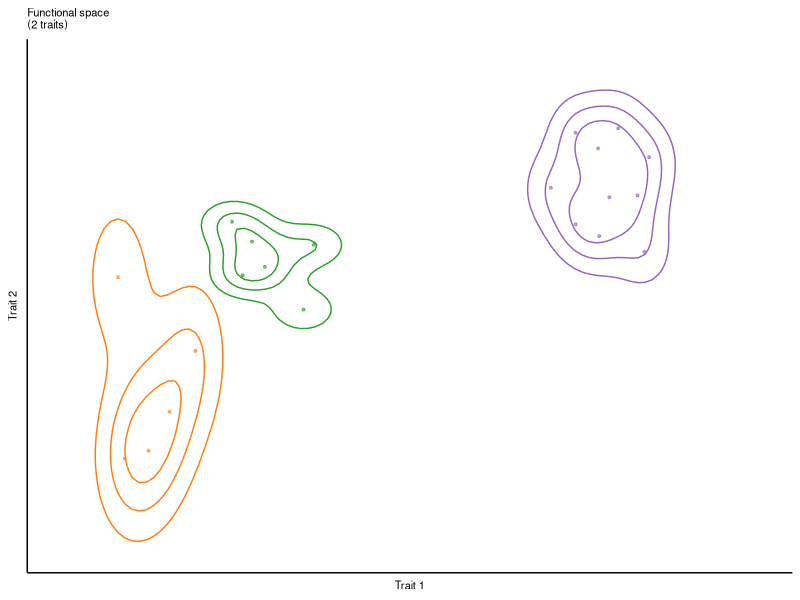
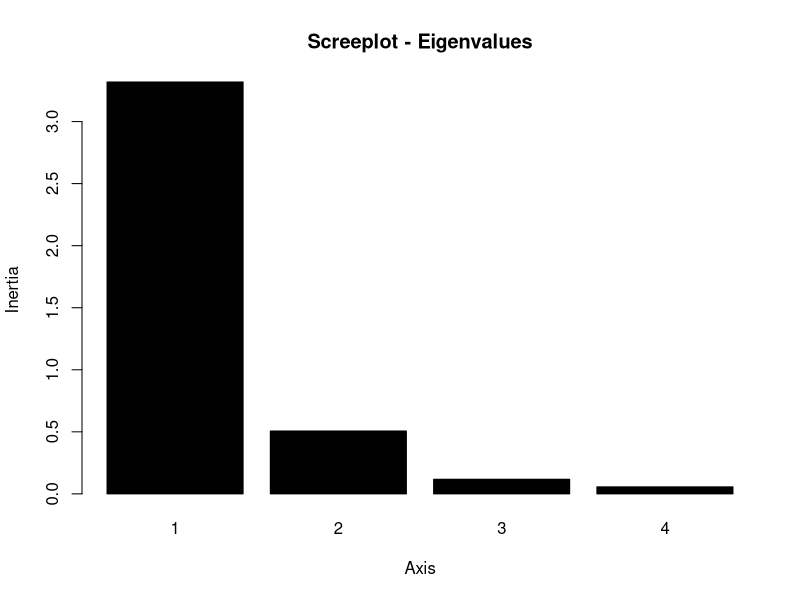
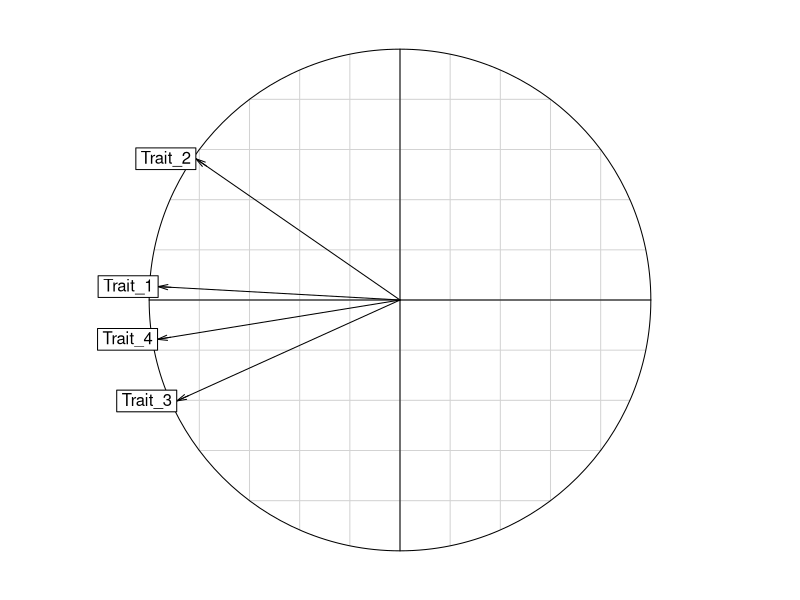
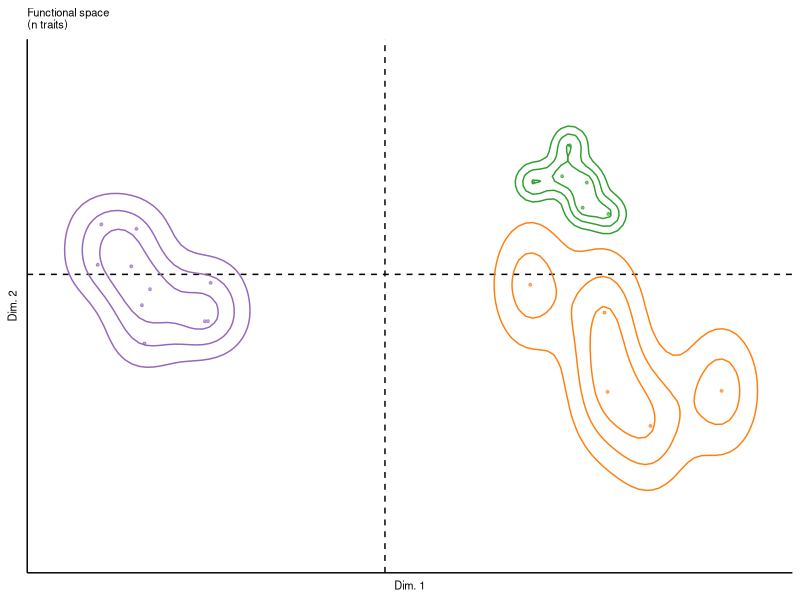
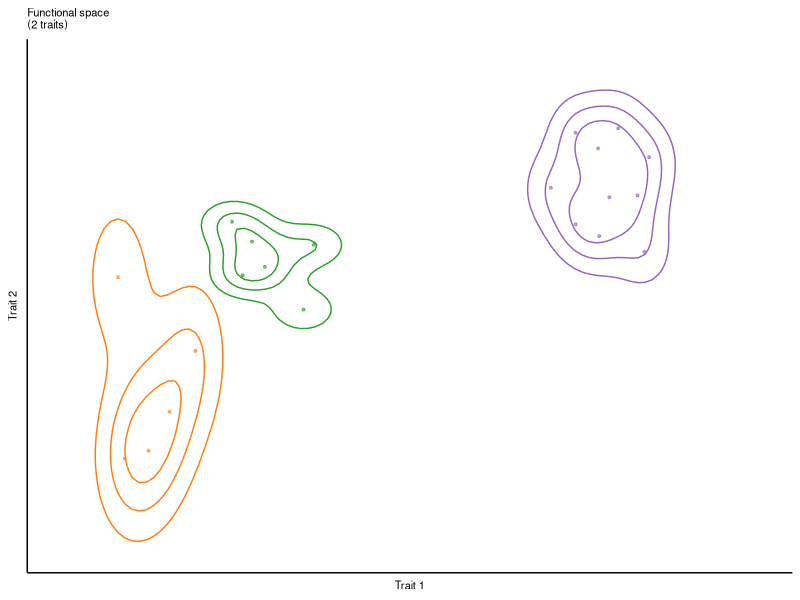
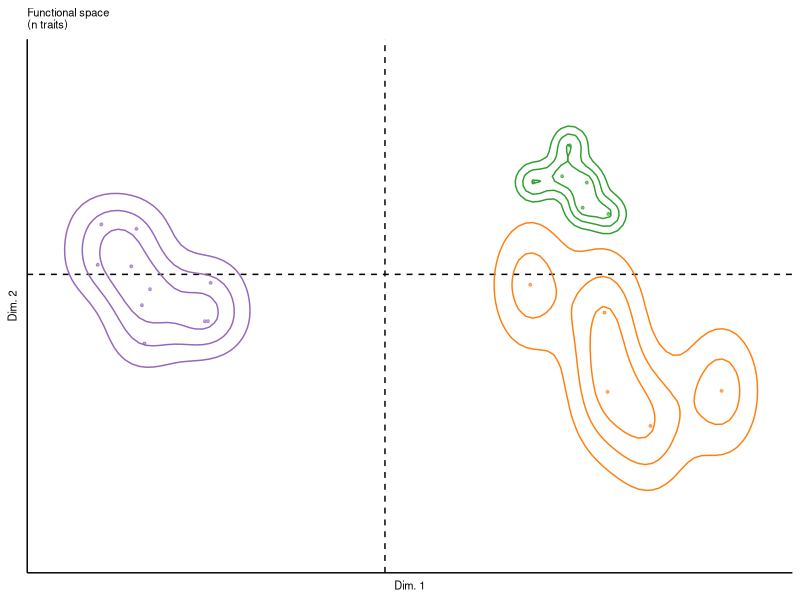

These charts were generated, in order, by the following R code: (Note: this script raises an error after producing the figures.)
#`---
#`Authors: Arnaud P. Louchart, Annemieke M. Drost, Chaohong Lin, Suzanne M.H. Wiezer, Zhipeng Duan, Elena Litchman, Dedmer B. Van de Waal
#`Title: Individual-level trait responses in natural cyanobacterial communities.
#`Year: 2025
#`Journal: Ecology Letters
#`Status: First submission
#`---

##########################################################################################
############################## MATERIAL AND METHODS SECTION ##############################
##########################################################################################

#### 1. CONCEPTUAL FIGURE
# Load the necessary library
library(ggplot2)
library(dplyr)

# Create 5 dummy data
set.seed(132)
data1 <- data.frame(
  Trait_1 = rnorm(5, mean = 7, sd = 1),
  Trait_2 = rnorm(5, mean = 7, sd = 1),
  Trait_3 = rnorm(5, mean = 4, sd = 0.9),
  Trait_4 = rnorm(5, mean = 2, sd = 1.4)
)

#
data2 <- data.frame(
  Trait_1 = rnorm(6, mean = 10, sd = 1),
  Trait_2 = rnorm(6, mean = 9, sd = 1),
  Trait_3 = rnorm(6, mean = 2, sd = 0.9),
  Trait_4 = rnorm(6, mean = 1, sd = 0.3)
)

#
data3 <- data.frame(
  Trait_1 = rnorm(10, mean = 17, sd = 1.2),
  Trait_2 = rnorm(10, mean = 11, sd = 1),
  Trait_3 = rnorm(10, mean = 8, sd = 0.7),
  Trait_4 = rnorm(10, mean = 10, sd = 1.4)
)

data1$Treatment <- "N"
data2$Treatment <- "P"
data3$Treatment <- "C"

dat <- rbind(data1, data2, data3) 

# Create the density contour plot for both datasets
p <-
  ggplot() +
  geom_density_2d(data = subset(dat, Treatment == "N"), aes(x = Trait_1, y = Trait_2), color = "#ff7f0e", bins = 4) +  # Contour for N data
  geom_point(data = subset(dat, Treatment == "N"), aes(x = Trait_1, y = Trait_2), color = "#ff7f0e", alpha = 0.6, size = 0.7) +
  geom_density_2d(data = subset(dat, Treatment == "P"), aes(x = Trait_1, y = Trait_2), color = "#2ca02c", bins = 4) +  # Contour for P data
  geom_point(data = subset(dat, Treatment == "P"), aes(x = Trait_1, y = Trait_2), color = "#2ca02c", alpha = 0.6, size = 0.7) +  # Contour for P data
  geom_density_2d(data = subset(dat, Treatment == "C"), aes(x = Trait_1, y = Trait_2), color = "#9467bd", bins = 4) +  # Contour for Control data
  geom_point(data = subset(dat, Treatment == "C"), aes(x = Trait_1, y = Trait_2), color = "#9467bd", alpha = 0.6, size = 0.7) +  # Contour for Control data
  xlim(5,21) +
  ylim(4,13.5) +
  labs(title = "Functional space \n(2 traits)",
       x = "Trait 1",
       y = "Trait 2") +
  theme_classic() +
  theme(
    axis.ticks = element_blank(),                 # Remove axis ticks
    axis.title = element_text(size = 8),         # Adjust axis labels size
    plot.title = element_text(size = 8),         # Adjust title size
    axis.text = element_blank()                   # Remove axis tick labels
  )
p
ggsave(file="Functional space 2 traits.svg", plot=p, width=5, height=5, units = "cm")
  
## Dummy pca on the data
dat <- rbind(data1,data2,data3)
  
PCA <- ade4::dudi.pca(dat[,c(1:4)],  center = TRUE, scale =  TRUE, scannf = FALSE, nf = 7)
  
screeplot(PCA, main = "Screeplot - Eigenvalues")
  
(PCA$eig*100)/sum(PCA$eig)
  
# 7.2) Plot simple PCA
ade4::s.corcircle(PCA$co)

dat <- cbind(dat,PCA$li)


p <- PCA$li %>%
  ggplot(mapping = aes(x = Axis1, y = Axis2, color = as.factor(dat$Treatment))) +
  geom_hline(yintercept = 0, linetype = "dashed") +
  geom_vline(xintercept = 0, linetype = "dashed") +
  geom_point(alpha = 0.6, size = 0.7) +
  scale_colour_manual(values = c("#9467bd","#ff7f0e","#2ca02c")) +
  geom_density_2d(data = subset(dat, Treatment == "P"), aes(x = Axis1, y = Axis2), color = "#2ca02c", bins = 4) +  # Contour for N data
  geom_density_2d(data = subset(dat, Treatment == "C"), aes(x = Axis1, y = Axis2), color = "#9467bd", bins = 4) +  # Contour for P data
  geom_density_2d(data = subset(dat, Treatment == "N"), aes(x = Axis1, y = Axis2), color = "#ff7f0e", bins = 4) +  # Contour for Control data
  theme_linedraw() +
  xlim(-2.6,3) +
  ylim(-2.6,2) +
  labs(title = "Functional space \n(n traits)",
       x = "Dim. 1",
       y = "Dim. 2") +
  theme_classic() +
  theme(
    axis.ticks = element_blank(),                 # Remove axis ticks
    axis.title = element_text(size = 8),         # Adjust axis labels size
    plot.title = element_text(size = 8),         # Adjust title size
    axis.text = element_blank(), # Remove axis tick labels
    legend.position = "none"
  )
p
ggsave(file="Functional space n traits.svg", plot=p, width=5, height=5, units = "cm")

rm(data1,data2,data3)

DATA <- dat %>%
  group_by(Treatment) %>%
  summarise(across(c(Axis1, Axis2, Axis3, Axis4), mean))

##Extract centroid of func. space ------------------ N
p_N <- ggplot(subset(dat,Treatment == 'N'), mapping = aes(x = Axis1, y = Axis2)) +
  geom_density_2d(alpha = 0.4, bins = 4) +
  theme_linedraw() +
  xlim(-2.6,3) +
  ylim(-2.6,2)
  
contours_N <- layer_data(p_N)
contours_N <- contours_N[contours_N$piece == 5,]

contours <- NULL

contours$x <- mean(contours_N$x)
contours$y <- mean(contours_N$y)
contours$Treatment <- "N"

contours <- as.data.frame(unlist(contours))
centroid <- contours

##Extract centroid of func. space ------------------ P
p_P <- ggplot(subset(dat,Treatment == 'P'), mapping = aes(x = Axis1, y = Axis2)) +
  geom_density_2d(alpha = 0.4, bins = 4) +
  theme_linedraw() +
  xlim(-2.6,3) +
  ylim(-2.6,2)

contours_P <- layer_data(p_P)
contours_P <- contours_P[contours_P$piece == 1,]

contours <- NULL

contours$x <- mean(contours_P$x)
contours$y <- mean(contours_P$y)
contours$Treatment <- "P"

contours <- as.data.frame(unlist(contours))
centroid <- cbind(centroid,contours)

##Extract centroid of func. space ------------------ C
p_C <- ggplot(subset(dat,Treatment == 'C'), mapping = aes(x = Axis1, y = Axis2)) +
  geom_density_2d(alpha = 0.4, bins = 4) +
  theme_linedraw() +
  xlim(-2.6,3) +
  ylim(-2.6,2)

contours_C <- layer_data(p_C)
contours_C <- contours_C[contours_C$piece == 3,]

contours <- NULL

contours$x <- mean(contours_C$x)
contours$y <- mean(contours_C$y)
contours$Treatment <- "C"

contours <- as.data.frame(unlist(contours))
centroid <- cbind(centroid,contours)

centroid <- as.data.frame(t(centroid))
centroid$x <- as.numeric(as.character(centroid$x))
centroid$y <- as.numeric(as.character(centroid$y))

require(FNN)
require(spdep)

dat$id <- rownames(dat)

find_neighbors <- function(df) {
  # Compute pairwise distances
  dist_matrix <- as.matrix(dist(df[, c("Axis1", "Axis2")]))
  
  # Initialize edge list
  edges <- data.frame(from = integer(), to = integer(), stringsAsFactors = FALSE)
  
  # Find nearest neighbor for each point
  for (i in 1:nrow(df)) {
    distances <- dist_matrix[i, ]
    nearest_index <- which.min(distances[distances > 0])  # Exclude self distance
    edges <- rbind(edges, data.frame(from = df$id[i], to = df$id[nearest_index]))
  }
  
  return(edges)
}


edge_data <- dat %>%
  group_by(Treatment) %>%
  do(find_neighbors(.)) %>%
  ungroup()

# Merge edge_data with node data to get coordinates for plotting
edge_data <- merge(dat,edge_data, by.x = c("Treatment","id"), by.y = c("Treatment","from"))

edge_data <- edge_data %>%
  left_join(dat, by = c("from" = "id")) %>%
  rename(x_from = Axis1, y_from = Axis2) %>%
  left_join(dat, by = c("to" = "id")) %>%
  rename(x_to = Axis1, y_to = Axis2)

#### Functional Richness

p <- ggplot(dat, mapping = aes(x = Axis1, y = Axis2, color = Treatment)) +
  geom_hline(yintercept = 0, linetype = "dashed") +
  geom_vline(xintercept = 0, linetype = "dashed") +
  scale_colour_manual(values = c("#9467bd","#ff7f0e","#2ca02c")) +
  stat_density_2d(data = subset(dat, Treatment == "P"), aes(x = Axis1, y = Axis2, fill = ..level..), alpha = 0.4, geom = "polygon", bins = 4) +
  scale_fill_gradient(low = "grey70", high = "grey70") +  # Contour for N data
  stat_density_2d(data = subset(dat, Treatment == "C"), aes(x = Axis1, y = Axis2, fill = ..level..), alpha = 0.4, geom = "polygon", bins = 4) +
  stat_density_2d(data = subset(dat, Treatment == "N"), aes(x = Axis1, y = Axis2, fill = ..level..), alpha = 0.4, geom = "polygon", bins = 4) +  # Contour for Control data
  geom_point(alpha = 0.6, size = 0.7) +
  theme_linedraw() +
  xlim(-2.6,3) +
  ylim(-2.6,2) +
  labs(title = "Size of functional space",
       x = "Dim. 1",
       y = "Dim. 2") +
  annotate("text", x=-1.9, y=1.9, label= "F.Ric = High", color = "#ff7f0e", size = 1.7 ) +
  annotate("text", x=-1.9, y=1.6, label= "F.Ric = Medium", color = "#9467bd", size = 1.7 ) +
  annotate("text", x=-1.9, y=1.3, label= "F.Ric = Low", color = "#2ca02c", size = 1.7 ) +
  theme_classic() +
  theme(
    axis.ticks = element_blank(),                 # Remove axis ticks
    axis.title = element_text(size = 8),         # Adjust axis labels size
    plot.title = element_text(size = 8),         # Adjust title size
    axis.text = element_blank(), # Remove axis tick labels
    legend.position = "none"
  )
p
ggsave(file="Functional Richness.svg", plot=p, width=5, height=5, units = "cm")

#### Functional Evenness
p <-
  ggplot(dat, mapping = aes(x = Axis1, y = Axis2, color = Treatment)) +
  geom_hline(yintercept = 0, linetype = "dashed") +
  geom_vline(xintercept = 0, linetype = "dashed") +
  scale_colour_manual(values = c("#9467bd","#ff7f0e","#2ca02c")) +
  geom_segment(data = edge_data, aes(x = x_from, y = y_from, xend = x_to, yend = y_to), color = "gray") +
  geom_point(alpha = 0.6, size = 0.7) +
  theme_linedraw() +
  xlim(-2.6,3) +
  ylim(-2.6,2) +
  labs(title = "Regularity of trait distribution \n in functional space)",
       x = "Dim. 1",
       y = "Dim. 2") +
  annotate("text", x=-1.9, y=1.9, label= "F.Eve = Low", color = "#ff7f0e", size = 1.7 ) +
  annotate("text", x=-1.9, y=1.6, label= "F.Eve = Medium", color = "#9467bd", size = 1.7) +
  annotate("text", x=-1.9, y=1.3, label= "F.Eve = High", color = "#2ca02c", size = 1.7 ) +
  theme_classic() +
  theme(
    axis.ticks = element_blank(),                 # Remove axis ticks
    axis.title = element_text(size = 8),         # Adjust axis labels size
    plot.title = element_text(size = 8),         # Adjust title size
    axis.text = element_blank(), # Remove axis tick labels
    legend.position = "none"
  )
p
ggsave(file="Functional Evenness.svg", plot=p, width=5, height=5, units = "cm")

DATA <- merge(dat, centroid, by = "Treatment", all.x = TRUE)

#### Functional Dispersion
p <- 
  ggplot(DATA, mapping = aes(x = Axis1, y = Axis2, color = Treatment)) +
  geom_hline(yintercept = 0, linetype = "dashed") +
  geom_vline(xintercept = 0, linetype = "dashed") +
  scale_colour_manual(values = c("#9467bd","#ff7f0e","#2ca02c")) +
  geom_point(data = centroid, aes(x = x, y = y), color = 'black', alpha = 0.6, size = 0.9, shape = 4) +
  geom_segment(mapping = aes(x = x, y = y, xend = Axis1, yend = Axis2), linewidth = 0.2, linetype = "dashed") +
  # geom_density_2d(data = subset(dat, Treatment == "P"), aes(x = Axis1, y = Axis2), alpha = 0.4, bins = 4) +
  # geom_density_2d(data = subset(dat, Treatment == "C"), aes(x = Axis1, y = Axis2), alpha = 0.4, bins = 4) +
  # geom_density_2d(data = subset(dat, Treatment == "N"), aes(x = Axis1, y = Axis2), alpha = 0.4, bins = 4) +  # Contour for Control data
  geom_point(alpha = 0.6, size = 0.7) +
  theme_linedraw() +
  xlim(-2.6,3) +
  ylim(-2.6,2) +
  labs(title = "Deviation from the \n functional centroid",
       x = "Dim. 1",
       y = "Dim. 2") +
  annotate("text", x=-1.9, y=1.9, label= "F.Disp = High", color = "#ff7f0e", size = 1.7 ) +
  annotate("text", x=-1.9, y=1.6, label= "F.Disp = Medium", color = "#9467bd", size = 1.7) +
  annotate("text", x=-1.9, y=1.3, label= "F.Disp = Low", color = "#2ca02c", size = 1.7 ) +
  theme_classic() +
  theme(
    axis.ticks = element_blank(),                 # Remove axis ticks
    axis.title = element_text(size = 8),         # Adjust axis labels size
    plot.title = element_text(size = 8),         # Adjust title size
    axis.text = element_blank(), # Remove axis tick labels
    legend.position = "none"
  )
ggsave(file="Functional Dispersion.svg", plot=p, width=5, height=5, units = "cm")
p

rm(list=setdiff(ls(), c("dat","edge_data", "DATA")))

#### 2. DATA LOADING
# IndTraits contains flow cytometry informations at the individual level for each treatment obtained through the PhytoCytoTraits GUI.
# Treatment contains informations on the different environmental conditions

Sys.setenv("DATAVERSE_SERVER" = "dataverse.nl")

dat <- get_dataframe_by_name(
  dataset  = "10.34894/9X9YMO",
  filename = "IndCyano_Louchart_Limitation_experiment_June2025.xlsx",
  original = TRUE,
  .f       = readxl::read_excel,
  sheet    = "IndTraits"
)

#### 3. DATA MANIPULATION
## 3.1. Log10 transformation
dat[,c(3:10)] <- log10(dat[,c(3:10)])

## 3.2. Z-score normalisation
dat[,c(3:10)] <- scale(dat[,c(3:10)], center = TRUE, scale = TRUE)
